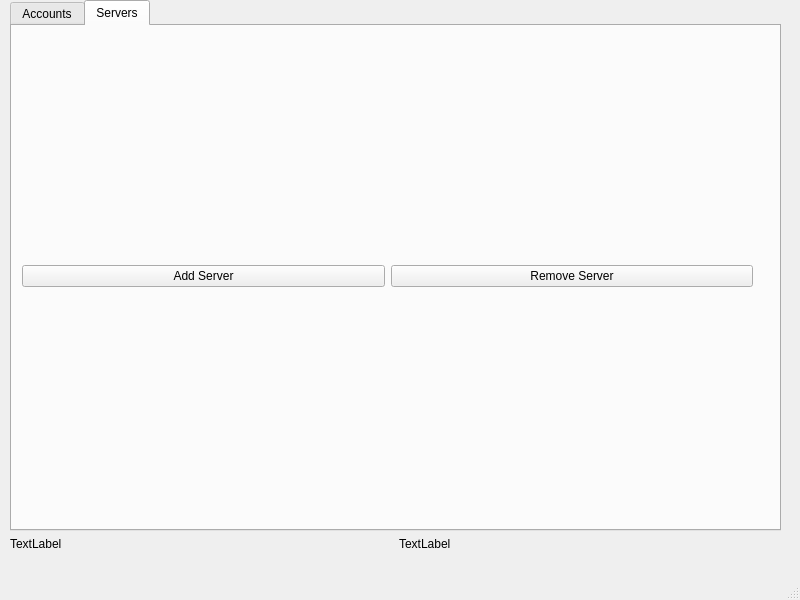
<?xml version="1.0" encoding="UTF-8"?>
<ui version="4.0">
 <class>ShadowSocksWindow</class>
 <widget class="QMainWindow" name="ShadowSocksWindow">
  <property name="geometry">
   <rect>
    <x>0</x>
    <y>0</y>
    <width>800</width>
    <height>600</height>
   </rect>
  </property>
  <property name="windowTitle">
   <string>MainWindow</string>
  </property>
  <widget class="QWidget" name="centralwidget">
   <widget class="QWidget" name="verticalLayoutWidget">
    <property name="geometry">
     <rect>
      <x>10</x>
      <y>0</y>
      <width>771</width>
      <height>551</height>
     </rect>
    </property>
    <layout class="QVBoxLayout" name="verticalLayout">
     <item>
      <widget class="QTabWidget" name="tabWidget">
       <property name="currentIndex">
        <number>1</number>
       </property>
       <widget class="QWidget" name="tab">
        <attribute name="title">
         <string>Accounts</string>
        </attribute>
       </widget>
       <widget class="QWidget" name="tab_2">
        <attribute name="title">
         <string>Servers</string>
        </attribute>
        <widget class="QWidget" name="verticalLayoutWidget_2">
         <property name="geometry">
          <rect>
           <x>10</x>
           <y>10</y>
           <width>731</width>
           <height>481</height>
          </rect>
         </property>
         <layout class="QVBoxLayout" name="verticalLayout_2">
          <item>
           <layout class="QHBoxLayout" name="horizontalLayout_2">
            <item>
             <widget class="QPushButton" name="addServer">
              <property name="text">
               <string>Add Server</string>
              </property>
             </widget>
            </item>
            <item>
             <widget class="QPushButton" name="removeServer">
              <property name="text">
               <string>Remove Server</string>
              </property>
             </widget>
            </item>
           </layout>
          </item>
         </layout>
        </widget>
       </widget>
      </widget>
     </item>
     <item>
      <layout class="QHBoxLayout" name="horizontalLayout">
       <item>
        <widget class="QLabel" name="label_2">
         <property name="text">
          <string>TextLabel</string>
         </property>
        </widget>
       </item>
       <item>
        <widget class="QLabel" name="label">
         <property name="text">
          <string>TextLabel</string>
         </property>
        </widget>
       </item>
      </layout>
     </item>
    </layout>
   </widget>
  </widget>
  <widget class="QMenuBar" name="menubar">
   <property name="geometry">
    <rect>
     <x>0</x>
     <y>0</y>
     <width>800</width>
     <height>21</height>
    </rect>
   </property>
  </widget>
  <widget class="QStatusBar" name="statusbar"/>
 </widget>
 <resources/>
 <connections/>
</ui>
